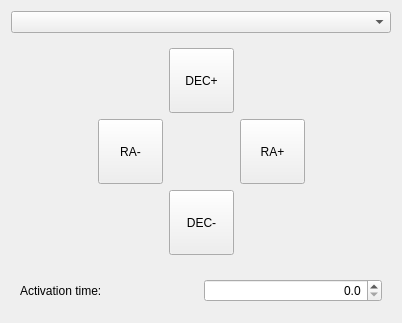
<?xml version="1.0" encoding="UTF-8"?>
<ui version="4.0">
 <class>guiderportcontrollerwidget</class>
 <widget class="QWidget" name="guiderportcontrollerwidget">
  <property name="geometry">
   <rect>
    <x>0</x>
    <y>0</y>
    <width>402</width>
    <height>323</height>
   </rect>
  </property>
  <property name="minimumSize">
   <size>
    <width>0</width>
    <height>323</height>
   </size>
  </property>
  <property name="maximumSize">
   <size>
    <width>16777215</width>
    <height>323</height>
   </size>
  </property>
  <property name="windowTitle">
   <string>Form</string>
  </property>
  <layout class="QVBoxLayout" name="verticalLayout">
   <item>
    <widget class="QComboBox" name="guiderportSelectionBox"/>
   </item>
   <item>
    <widget class="QWidget" name="guideWidget" native="true">
     <layout class="QGridLayout" name="gridLayout">
      <item row="1" column="2">
       <widget class="QWidget" name="blank" native="true"/>
      </item>
      <item row="1" column="0">
       <spacer name="horizontalSpacer">
        <property name="orientation">
         <enum>Qt::Horizontal</enum>
        </property>
        <property name="sizeHint" stdset="0">
         <size>
          <width>40</width>
          <height>20</height>
         </size>
        </property>
       </spacer>
      </item>
      <item row="0" column="2">
       <widget class="QPushButton" name="decplusButton">
        <property name="minimumSize">
         <size>
          <width>65</width>
          <height>65</height>
         </size>
        </property>
        <property name="maximumSize">
         <size>
          <width>65</width>
          <height>65</height>
         </size>
        </property>
        <property name="text">
         <string>DEC+</string>
        </property>
       </widget>
      </item>
      <item row="1" column="3">
       <widget class="QPushButton" name="raplusButton">
        <property name="minimumSize">
         <size>
          <width>65</width>
          <height>65</height>
         </size>
        </property>
        <property name="maximumSize">
         <size>
          <width>65</width>
          <height>65</height>
         </size>
        </property>
        <property name="text">
         <string>RA+</string>
        </property>
       </widget>
      </item>
      <item row="2" column="2">
       <widget class="QPushButton" name="decminusButton">
        <property name="minimumSize">
         <size>
          <width>65</width>
          <height>65</height>
         </size>
        </property>
        <property name="maximumSize">
         <size>
          <width>65</width>
          <height>65</height>
         </size>
        </property>
        <property name="text">
         <string>DEC-</string>
        </property>
       </widget>
      </item>
      <item row="1" column="1">
       <widget class="QPushButton" name="raminusButton">
        <property name="minimumSize">
         <size>
          <width>65</width>
          <height>65</height>
         </size>
        </property>
        <property name="maximumSize">
         <size>
          <width>65</width>
          <height>65</height>
         </size>
        </property>
        <property name="text">
         <string>RA-</string>
        </property>
       </widget>
      </item>
      <item row="1" column="4">
       <spacer name="horizontalSpacer_2">
        <property name="orientation">
         <enum>Qt::Horizontal</enum>
        </property>
        <property name="sizeHint" stdset="0">
         <size>
          <width>40</width>
          <height>20</height>
         </size>
        </property>
       </spacer>
      </item>
     </layout>
    </widget>
   </item>
   <item>
    <widget class="QWidget" name="activationWidget" native="true">
     <layout class="QHBoxLayout" name="horizontalLayout">
      <item>
       <widget class="QLabel" name="activationtimeLabel">
        <property name="text">
         <string>Activation time:</string>
        </property>
       </widget>
      </item>
      <item>
       <widget class="QDoubleSpinBox" name="activationtimeSpinBox">
        <property name="alignment">
         <set>Qt::AlignRight|Qt::AlignTrailing|Qt::AlignVCenter</set>
        </property>
        <property name="decimals">
         <number>1</number>
        </property>
        <property name="maximum">
         <double>10.000000000000000</double>
        </property>
       </widget>
      </item>
     </layout>
    </widget>
   </item>
  </layout>
 </widget>
 <resources/>
 <connections/>
</ui>
